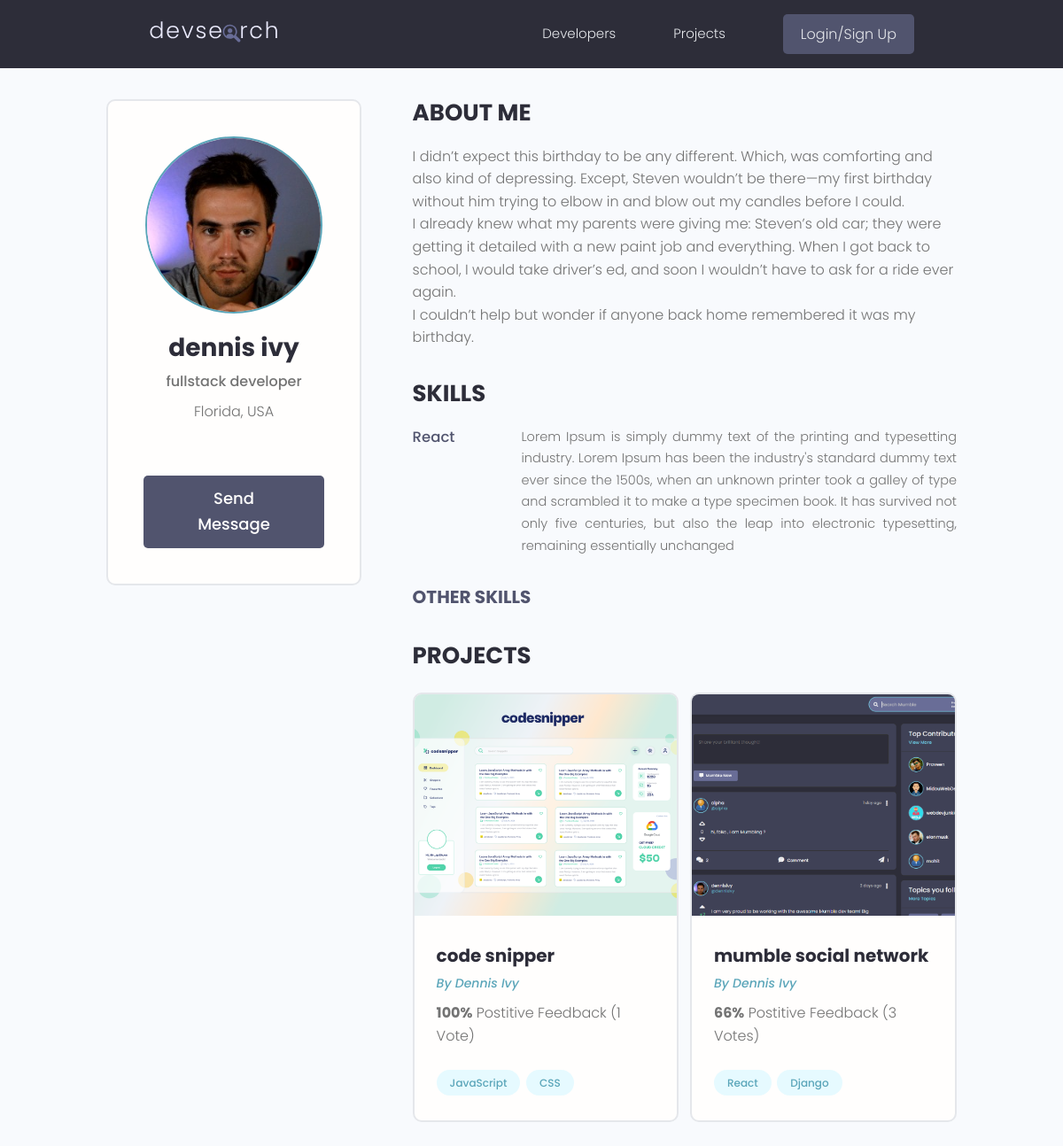
/profile/8466cc2a-1cc6-4aa2-838a-d6d1f3f83c29/, run on the app's committed database.
### users/models.py (models this page shows, shortened)
class Profile(models.Model):
    user = models.OneToOneField(User, on_delete=models.CASCADE, null=True, blank=True)
    name = models.CharField(max_length=250, null=True, blank=True)
    username = models.CharField(max_length=250, null=True, blank=True)
    email = models.EmailField(max_length=500, blank=True, null=True)
    short_intro = models.CharField(max_length=200, blank=True, null=True)
    bio = models.TextField(blank=True, null=True)
    location = models.CharField(max_length=200, blank=True, null=True)
    profile_image = models.ImageField(blank=True, null=True, upload_to='profiles/',
                         default='profiles/user-default.png')
    social_github = models.CharField(max_length=500, blank=True, null=True)
    social_linkedin = models.CharField(max_length=500, blank=True, null=True)
    social_website = models.CharField(max_length=500, blank=True, null=True)
    social_twitter = models.CharField(max_length=500, blank=True, null=True)
    created = models.DateTimeField(auto_now_add=True)
    id = models.UUIDField(default=uuid.uuid4, unique=True, editable=False, primary_key=True)

class Skill(models.Model):
    owner = models.ForeignKey(Profile, on_delete=models.CASCADE)
    name = models.CharField(max_length=200, blank=True, null=True)
    description = models.TextField(null=True, blank=True)
    created = models.DateTimeField(auto_now_add=True)
    id = models.UUIDField(default=uuid.uuid4, unique=True, editable=False, primary_key=True)

### projects/models.py (models this page shows, shortened)
class Project(models.Model):
    owner = models.ForeignKey(Profile, on_delete=models.SET_NULL, null=True, blank=True)
    title = models.CharField(max_length=200)
    description = models.TextField(null=True, blank=True)
    featured_image = models.ImageField(null=True, blank=True, default='project_cover/default.jpg', upload_to='project_cover/')
    demo_link = models.CharField(max_length=2000, null=True, blank=True)
    source_code = models.CharField(max_length=2000, null=True, blank=True)
    tags = models.ManyToManyField('Tag', blank=True)
    vote_total = models.IntegerField(default=0, null=True, blank=True)
    vote_ratio = models.IntegerField(default=0, null=True, blank=True)
    created = models.DateTimeField(auto_now_add=True)
    id = models.UUIDField(default=uuid.uuid4, unique=True, editable=False, primary_key=True)
    class Meta:
        ordering = ['-vote_ratio', '-vote_total']

class Tag(models.Model):
    name = models.CharField(max_length=100)
    created = models.DateTimeField(auto_now_add=True)
    id = models.UUIDField(default=uuid.uuid4, unique=True, editable=False, primary_key=True)
    def __str__(self):
        return self.name

### users/views.py (the view)
# urls.py: path('profile/<str:pk>/', views.user_profile, name='user-profile'),
def user_profile(request, pk):
    profile = get_object_or_404(Profile, pk=pk)
    top_skills = profile.skill_set.exclude(description__exact="")
    other_skills = profile.skill_set.filter(description="")
    projects = Project.objects.filter(owner=profile)
    context = {
        'profile' : profile,
        'top_skills' : top_skills,
        'other_skills' : other_skills,
        'projects' : projects,
    }
    return render(request, 'users/user-profile.html', context)

### users/templates/users/user-profile.html (shortened to what this page needs)
{% extends 'main.html' %}
{% block content %}
<main class="profile my-md">
    <div class="container">
      <div class="layout">
        <div class="column column--1of3">
          <div class="card text-center">
            <div class="card__body dev">
              <img class="avatar avatar--xl" src="{{ profile.profile_image.url}}" />
              <h2 class="dev__name">{{ profile.name }}</h2>
              <p class="dev__title">{{ profile.short_intro }}</p>
              <p class="dev__location">{{ profile.location }}</p>
              <a href="#" class="btn btn--sub btn--lg">Send Message </a>
            </div>
          </div>
        </div>
        <div class="column column--2of3">
          <div class="devInfo">
            <h3 class="devInfo__title">About Me</h3>
            <p class="devInfo__about">{{ profile.bio|linebreaks }}</p>
          </div>
          <div class="devInfo">
            <h3 class="devInfo__title">Skills</h3>
            <div class="devInfo__skills">
                {% for skill in top_skills %}
                  <div class="devSkill">
                    <h4 class="devSkill__title">{{ skill.name }}</h4>
                    <p class="devSkill__info">{{ skill.description }}</p>
                  </div>
                {% endfor %}
              <h3 class="devInfo__subtitle">Other Skills</h3>
            </div>
          </div>
          <div class="devInfo">
            <h3 class="devInfo__title">Projects</h3>
            <div class="grid grid--two">
                {% for project in projects %}
                  <div class="column">
                    <div class="card project">
                      <a href="{% url 'project' project.pk %}" class="project">
                        <img class="project__thumbnail" src="{{ project.featured_image.url }}" alt="project thumbnail" />
                        <div class="card__body">
                          <h3 class="project__title">{{ project.title}}</h3>
                          <p><a class="project__author" href="{% url 'user-profile' profile.pk %}">By {{ project.owner.name|title}}</a></p>
                          <p class="project--rating">
                            <span style="font-weight: bold;">{{ project.vote_ratio }}%</span> Postitive
                            Feedback ({{ project.vote_total }} Vote{{ project.vote_total|pluralize:'s' }})
                          </p>
                          <div class="project__tags">
                              {% for tag in project.tags.all %}
                                <span class="tag tag--pill tag--main">
                                  <small>{{ tag }}</small>
                                </span>
                                {% endfor %}
                          </div>
                        </div>
                      </a>
                    </div>
                  </div>
                {% endfor %}
            </div>
          </div>
        </div>
      </div>
    </div>
  </main>
{% endblock %}

### static/styles/app.css (style rules this page uses)
:root { --color-sub: #2d2d39; }
.btn--sub { background-color: var(--color-sub-light); }
.card { border: 2px solid var(--color-light); }
img { width: 100%; }
.profile .card > .dev { padding: 4rem; }
.dev__name { color: var(--color-sub); font-size: 2.8rem; font-weight: 700; margin-top: 1rem; margin-bottom: 0.5rem; }
.dev__title { font-size: 1.6rem; font-weight: 500; line-height: 1.3; }
.dev__location { margin-top: 1rem; }
.devInfo { margin-bottom: 3rem; }
.devInfo__title, .devInfo__subtitle { font-size: 2.6rem; color: var(--color-sub); text-transform: uppercase; font-weight: 700; margin-bottom: 1.5rem; }
.devInfo__subtitle { font-size: 2rem; color: var(--color-sub-light); }
.devInfo__about, .devSkill__info { font-size: 1.45rem; line-height: 1.7; text-align: justify; }
.devSkill { margin-bottom: 3rem; }
.devSkill__title { font-size: 1.65rem; font-weight: 500; color: var(--color-sub-light); }
@media screen and (min-width: 700px) { .devSkill { display: flex; justify-content: space-between; gap: 3rem; } }
@media screen and (min-width: 700px) { .devSkill__info { flex-basis: 80%; } }
.project__author { font-size: 1.4rem; font-style: italic; }
.project--rating { margin-bottom: 1.6em; margin-top: .5em; }
.project__thumbnail { height: 25rem; object-fit: cover; object-position: top center; }
.project__title { font-size: 2rem; font-weight: 700; color: var(--color-sub); }

### static/uikit/styles/modules/_variables.css (style rules this page uses)
:root { --color-main: #5aa5b9; --color-main-light: #e6faff; --color-sub: #3f4156; --color-sub-light: #51546e; --color-sub-lighter: #ededfd; --color-text: #737373; --color-gray: #8b8b8b; --color-light: #e5e7eb; --color-light-gray: #767676; --color-bg: #f8fafd; --color-white: #fffefd; --color-white-light: #f3f3f3; --color-success: #359e64; --color-success-bg: #def8e8; --color-error: #fc4b0b; --color-error-bg: #fff2ee; --font-base: 'Poppins', arial, helvetica, 'Segoe UI', roboto, ubuntu, sans-serif; --font-monospace: 'Fira Code', 'Courier New', courier, monospace; --font-regular: 300; --font-medium: 500; --font-bold: 700; --generic-shadow: 1px 1px 5px #00000010; --generic-transition: all 0.3s ease-in-out; }

### static/uikit/styles/modules/_base.css (style rules this page uses)
* { margin: 0; padding: 0; box-sizing: border-box; text-rendering: optimizeLegibility; color: inherit; font-size: inherit; }
html { font-size: 50%; }
@media only screen and (min-width: 480px) { html { font-size: 56.25%; } }
@media only screen and (min-width: 1200px) { html { font-size: 62.5%; } }
body { line-height: 1.6; font-weight: 400; font-size: 1.5rem; color: var(--color-text); background-color: var(--color-bg); min-height: 100vh; }

### static/uikit/styles/modules/_typography.css (style rules this page uses)
* { font-family: var(--font-base); }
h2 { font-size: 3.6rem; font-weight: var(--font-bold); }
h3 { font-size: 3.2rem; font-weight: var(--font-medium); }
h4 { font-size: 2.8rem; font-weight: var(--font-medium); }
p, span, strong { font-size: 1.6rem; color: var(--color-text); font-weight: var(--font-regular); }
a { padding-bottom: 2px; text-decoration: none; display: inline-block; color: var(--color-main); font-weight: var(--font-medium); }

### static/uikit/styles/modules/_utilities.css (style rules this page uses)
.container { width: 92%; max-width: 165rem; margin: 0 auto; box-sizing: border-box; }
@media screen and (min-width: 1000px) { .container { width: 90%; } }
@media screen and (min-width: 1200px) { .container { width: 80%; } }
.text-center { text-align: center; }
.my-md { margin: 3rem auto; }

### static/uikit/styles/modules/_avatar.css (style rules this page uses)
.avatar { border-radius: 50%; border: 2px solid var(--color-main); object-fit: cover; }
.avatar--xl { height: 20rem; width: 20rem; }

### static/uikit/styles/modules/_button.css (style rules this page uses)
.btn { display: inline-block; position: relative; cursor: pointer; background-color: var(--color-light); font-weight: var(--font-medium); color: var(--color-sub); text-decoration: none; padding: 1rem 2rem; border-radius: 0.5rem; border: none; width: -webkit-fit-content; width: -moz-fit-content; width: fit-content; height: -webkit-fit-content; height: -moz-fit-content; height: fit-content; font-size: 1.6rem; outline-width: 0; outline-color: transparent; -webkit-backface-visibility: hidden; backface-visibility: hidden; transition: all 0.3s ease-in-out; }
.btn--sub { background-color: var(--color-sub); color: var(--color-white); }
.btn--lg { font-size: 1.8rem; padding: 1.2rem 4.5rem; }

### static/uikit/styles/modules/_card.css (style rules this page uses)
.card { border-radius: 1rem; background-color: var(--color-white); border: 1.5px solid var(--color-light); width: auto; height: auto; margin-top: 0.5rem; margin-bottom: 0.5rem; overflow: hidden; }
.card__body, .card__header { padding: 2rem 2.5rem; }

### data on the page
Profile: profile_image (picture), name "dennis ivy", short_intro "fullstack developer", location "Florida, USA", bio "I didn’t expect this birthday to be any different. Which, was comforting and also kind of depressing. Except, Steven wouldn’t be there—my first birthday without him trying to elbow in and blow out my candles before I could. I already knew what my parents were giving me: Steven’s old car; they were getting it detailed with a new paint job and everything. When I got back to school, I would take driver’s ed, and soon I wouldn’t have to ask for a ride ever again. I couldn’t help but wonder if anyone back home remembered it was my birthday."
Skill: name "React", description "Lorem Ipsum is simply dummy text of the printing and typesetting industry. Lorem Ipsum has been the industry's standard dummy text ever since the 1500s, when an unknown printer took a galley of type and scrambled it to make a type specimen book. It has survived not only five centuries, but also the leap into electronic typesetting, remaining essentially unchanged"
Project: featured_image (picture), title "code snipper", owner.name "Dennis Ivy", vote_ratio "100", vote_total "1"
Tag: name "JavaScript"
Tag: name "CSS"
Project: featured_image (picture), title "mumble social network", owner.name "Dennis Ivy", vote_ratio "66", vote_total "3"
Tag: name "React"
Tag: name "Django"
